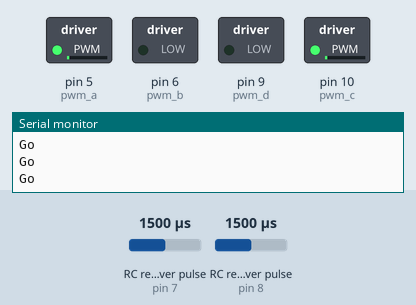
Simulated run of this sketch. Board: Arduino Uno, built with avr-gcc and run on an emulated ATmega328P. Parts: switched loads named in the sketch (green lamp = pin HIGH), the last lines printed to the serial monitor. Wiring (inferred from the names in the program): 2 × RC receiver channel: data pin 7 / data pin 8. Inputs (shaded band) come from the test bench; at power-on: RC receiver pulse (sensors on pin 7, pin 8) 1500 µs.

Above: at 1.2 s.
1.3 s: RC receiver pulse (sensor on pin 7) set to 1020 µs
At 2.5 s:
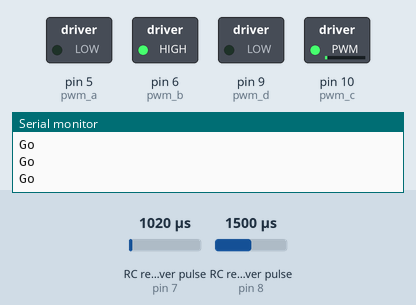
3.0 s: RC receiver pulse (sensor on pin 8) set to 1020 µs
At 3.5 s:
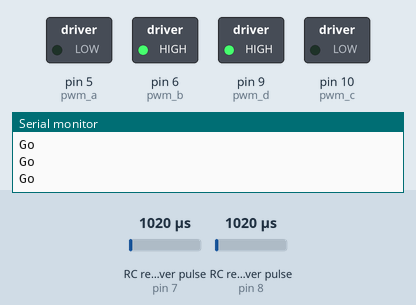
4.6 s: RC receiver pulse (sensor on pin 7) set to 1229 µs
6.1 s: RC receiver pulse (sensor on pin 7) set to 1254 µs
At 6.6 s:
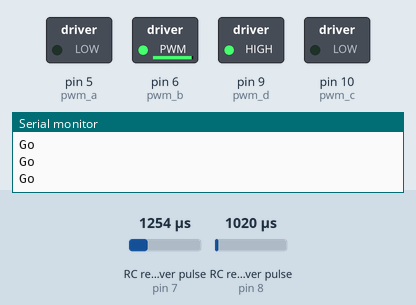
7.7 s: RC receiver pulse (sensor on pin 8) set to 1233 µs
9.2 s: RC receiver pulse (sensor on pin 8) set to 1257 µs
At 9.7 s:
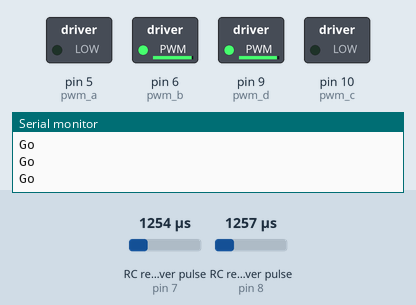
Timing chart, 0 to 11.8 s (numbered marks = the images above; inputs shaded):
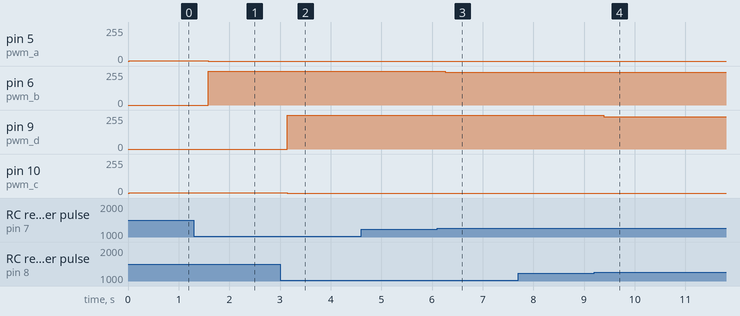

Measured:
- after the input at 1.3 s, pin 5 (pwm_a): 1/255 → 0/255 after 0.28 s; pin 6 (pwm_b): 0/255 → 255/255 after 0.28 s
- after the input at 3.0 s, pin 9 (pwm_d): 0/255 → 255/255 after 0.14 s; pin 10 (pwm_c): 1/255 → 0/255 after 0.14 s
- after the input at 6.1 s, pin 6 (pwm_b): 255/255 → 245/255 after 0.16 s
- after the input at 9.2 s, pin 9 (pwm_d): 255/255 → 242/255 after 0.18 s

The sketch:

RC_PWM_Adapter.ino
```cpp
// (licence header left out)
unsigned long ch1; // Here's where we'll keep our channel values
unsigned long ch2; // Here's where we'll keep our channel values

int ch1_in = 7;
int ch2_in = 8;
int move; // Forward/Back speed
int move2; // Forward/Back speed

int pwm_a = 5;  //PWM control for motor outputs
int pwm_b = 6;  //PWM control for motor outputs

int pwm_c = 10;  //PWM control for motor outputs
int pwm_d = 9;  //PWM control for motor outputs

void setup() {
  Serial.begin(115200);
  pinMode(ch1_in, INPUT); // Set our input pins as such
  pinMode(ch2_in, INPUT); // Set our input pins as such


  pinMode(pwm_a, OUTPUT);  //Set control pins to be outputs
  pinMode(pwm_b, OUTPUT);

  pinMode(pwm_c, OUTPUT);  //Set control pins to be outputs
  pinMode(pwm_d, OUTPUT);

  analogWrite(pwm_a, 0);
  analogWrite(pwm_b, 0);
  analogWrite(pwm_c, 0);
  analogWrite(pwm_d, 0);

}

void loop() {
  ch1 = pulseIn(ch1_in, HIGH); //, 25000); // each channel
  ch2 = pulseIn(ch2_in, HIGH); //, 25000); // each channel
  if(ch1 != 0 and ch2 != 0){
    Serial.println("Go");

  //  Serial.print("Ch1: ");
  //  Serial.print(ch1);
  //  Serial.print(" Ch2: ");
  //  Serial.println(ch2);
  //
    move = map(ch1, 1000,2000, -500, 500); //center over zero
    move = constrain(move, -255, 255); //only pass values whose absolutes are
                                     //valid pwm values
    move2 = map(ch2, 1000,2000, -500, 500); //center over zero
    move2 = constrain(move2, -255, 255); //only pass values whose absolutes are
                                     //valid pwm values

    /*What we're doing here is determining whether we want to move
    forward or backward*/
    if(move>0){analogWrite(pwm_a, abs(move));analogWrite(pwm_b, 0);};
    if(move<0){analogWrite(pwm_a, 0);analogWrite(pwm_b, abs(move));};
    //Serial.println(move);

    if(move2>0){analogWrite(pwm_c, abs(move2));analogWrite(pwm_d, 0);};
    if(move2<0){analogWrite(pwm_c, 0);analogWrite(pwm_d, abs(move2));};
  //  analogWrite(pwm_c, 0);
  //  analogWrite(pwm_d, 80);
  //  delay(500);
  //  analogWrite(pwm_c, 80);
  //  analogWrite(pwm_d, 0);
  //  delay(500);

  //    Serial.print("Move: ");
  //    Serial.print(move);
  //    Serial.print(" Move2:");
  //    Serial.println(move2);

  //  Serial.print("move:"); //Serial debugging stuff
  //  Serial.println(move);

  //  Serial.println(); //Serial debugging stuff
  //  Serial.println();
  //  Serial.println();
  }
  else{
    Serial.println("Stop");
    analogWrite(pwm_a, 0);
    analogWrite(pwm_b, 0);
    analogWrite(pwm_c, 0);
    analogWrite(pwm_d, 0);
  }

  delay(500);
}
```
